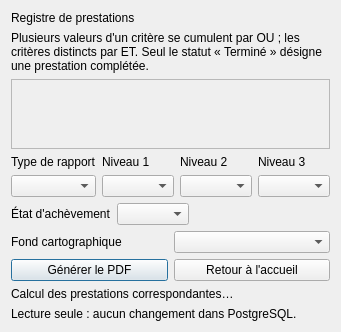
<?xml version="1.0" encoding="UTF-8"?>
<ui version="4.0">
 <class>ReportDialog</class>
 <widget class="QDialog" name="ReportDialog">
  <property name="windowTitle"><string>GEMAPI-App — Créer un rapport</string></property>
  <layout class="QVBoxLayout" name="verticalLayout">
   <item><widget class="QLabel" name="titleLabel"><property name="text"><string>Registre de prestations</string></property></widget></item>
   <item><widget class="QLabel" name="hintLabel"><property name="wordWrap"><bool>true</bool></property><property name="text"><string>Plusieurs valeurs d'un critère se cumulent par OU ; les critères distincts par ET. Seul le statut « Terminé » désigne une prestation complétée.</string></property></widget></item>
   <item><widget class="QScrollArea" name="filterScroll"><property name="widgetResizable"><bool>true</bool></property><widget class="QWidget" name="filterHost"><layout class="QGridLayout" name="filterGrid"/></widget></widget></item>
   <item><layout class="QGridLayout" name="groupGrid">
    <item row="0" column="0"><widget class="QLabel" name="reportKindLabel"><property name="text"><string>Type de rapport</string></property></widget></item>
    <item row="0" column="1"><widget class="QLabel" name="group1Label"><property name="text"><string>Niveau 1</string></property></widget></item>
    <item row="0" column="2"><widget class="QLabel" name="group2Label"><property name="text"><string>Niveau 2</string></property></widget></item>
    <item row="0" column="3"><widget class="QLabel" name="group3Label"><property name="text"><string>Niveau 3</string></property></widget></item>
    <item row="1" column="0"><widget class="QComboBox" name="reportKindCombo"/></item>
    <item row="1" column="1"><widget class="QComboBox" name="group1Combo"/></item>
    <item row="1" column="2"><widget class="QComboBox" name="group2Combo"/></item>
    <item row="1" column="3"><widget class="QComboBox" name="group3Combo"/></item>
   </layout></item>
   <item><layout class="QHBoxLayout" name="optionsLayout">
    <item><widget class="QLabel" name="completionLabel"><property name="text"><string>État d'achèvement</string></property></widget></item>
    <item><widget class="QComboBox" name="completionCombo"/></item>
    <item><spacer name="optionsSpacer"><property name="orientation"><enum>Qt::Horizontal</enum></property><property name="sizeHint" stdset="0"><size><width>20</width><height>20</height></size></property></spacer></item>
   </layout></item>
   <item><layout class="QHBoxLayout" name="mapOptions">
    <item><widget class="QLabel" name="mapBackgroundLabel"><property name="text"><string>Fond cartographique</string></property></widget></item>
    <item><widget class="QComboBox" name="mapBackgroundCombo"/></item>
   </layout></item>
   <item><layout class="QHBoxLayout" name="actionsLayout">
    <item><widget class="QPushButton" name="exportButton"><property name="text"><string>Générer le PDF</string></property></widget></item>
    <item><widget class="QPushButton" name="backButton"><property name="text"><string>Retour à l'accueil</string></property></widget></item>
   </layout></item>
   <item><widget class="QLabel" name="summaryLabel"><property name="wordWrap"><bool>true</bool></property><property name="text"><string>Calcul des prestations correspondantes…</string></property></widget></item>
   <item><widget class="QLabel" name="statusLabel"><property name="wordWrap"><bool>true</bool></property><property name="text"><string>Lecture seule : aucun changement dans PostgreSQL.</string></property></widget></item>
  </layout>
 </widget>
 <resources/>
 <connections/>
</ui>
